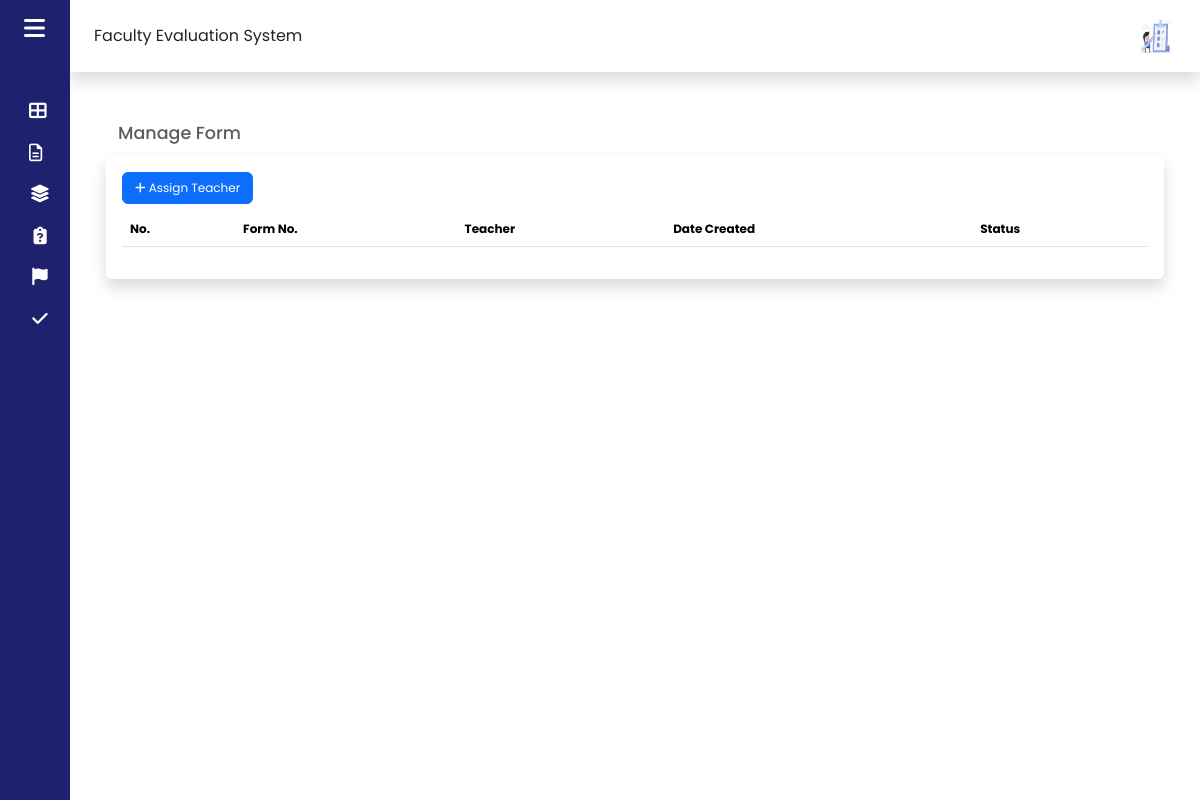
The app's page /guidance/assign.php (signed in), older data.
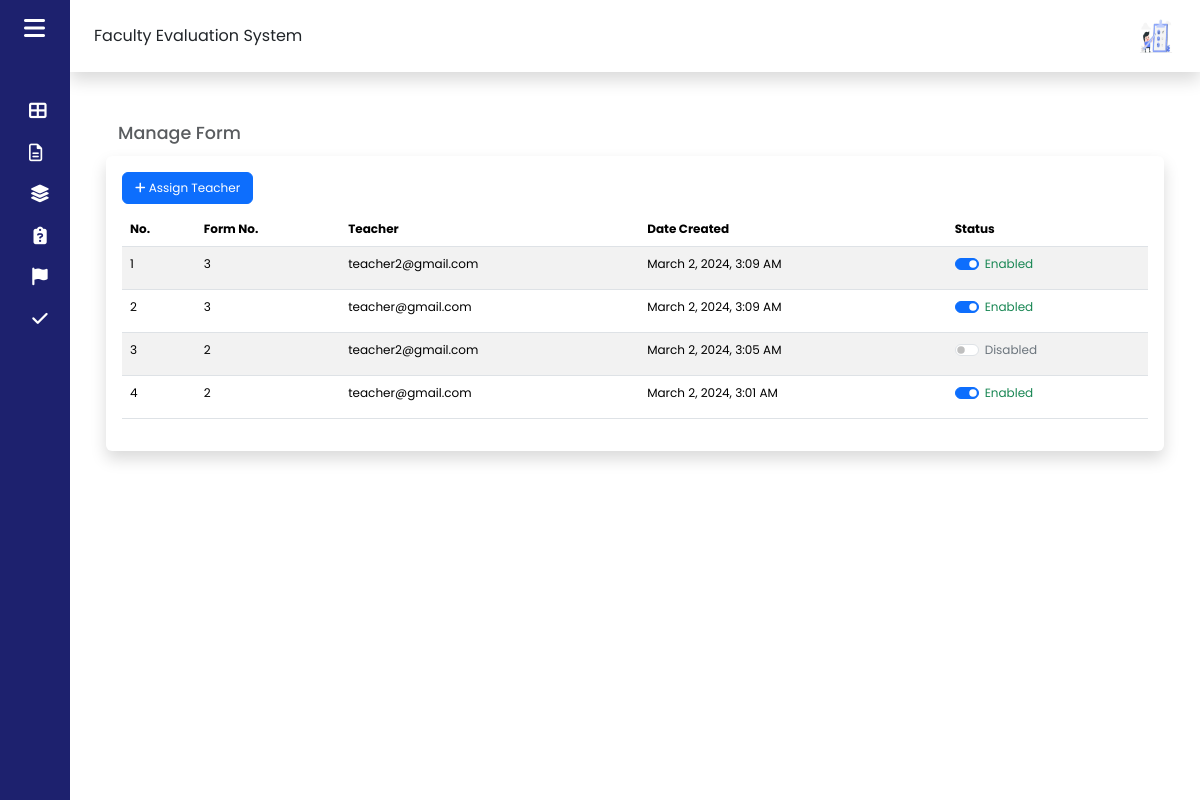
The same page, newer data.
### tables this page shows
CREATE TABLE `tbl_assign` (
  `id` int(11) NOT NULL,
  `instructor_id` int(11) NOT NULL,
  `evaluation_form_id` int(11) NOT NULL,
  `user_id` int(11) NOT NULL,
  `is_active` int(11) NOT NULL DEFAULT 1,
  `date_created` timestamp NOT NULL DEFAULT current_timestamp() ON UPDATE current_timestamp(),
  `date_updated` timestamp NULL DEFAULT NULL
);

CREATE TABLE `tbl_evaluation_form` (
  `id` int(11) NOT NULL,
  `category_id` int(11) NOT NULL,
  `form_no` varchar(50) NOT NULL,
  `form_description` varchar(255) NOT NULL,
  `user_id` int(11) NOT NULL,
  `is_active` int(11) NOT NULL DEFAULT 1,
  `created_at` timestamp NULL DEFAULT NULL,
  `updated_at` timestamp NULL DEFAULT NULL
);

CREATE TABLE `user` (
  `id` int(11) NOT NULL,
  `user-id` varchar(50) NOT NULL,
  `email` varchar(50) NOT NULL,
  `password` varchar(20) NOT NULL,
  `type` varchar(15) NOT NULL,
  `department` int(11) NOT NULL,
  `date_created` date DEFAULT NULL,
  `date_updated` date DEFAULT NULL
);

### guidance/assign.php (the view, shortened to what this page needs)
<?php
    include "../connect.php";
?>
<!DOCTYPE html>
<html lang="en">
<head>
    <link href="https://cdn.jsdelivr.net/npm/bootstrap@5.3.2/dist/css/bootstrap.min.css" rel="stylesheet"
>
    <link rel="stylesheet" type="text/css" href="https://cdn.datatables.net/1.11.5/css/dataTables.bootstrap5.min.css">
    <link rel="stylesheet" href="../admin/css/dashboard.css">
    <link rel="stylesheet" href="https://cdn.datatables.net/2.0.1/css/dataTables.bootstrap5.css">
    <link rel="stylesheet" href="https://cdn.datatables.net/2.0.1/css/dataTables.bootstrap5.min.css">
</head>
<body>
    <div class="wrapper">
    <aside id="sidebar">
            <div class="d-flex">
                <button class="toggle-btn" type="button">
                    <i class="fa-solid fa-bars"></i>
                </button>
            </div>
            <ul class="sidebar-nav">
                <li class="sidebar-item ">
                    <a href="dashboard.php" class="sidebar-link">
                        <i class="fa-solid fa-table-cells-large"></i>
                    </a>
                </li>
                <li class="sidebar-item">
                    <a href="form.php" class="sidebar-link">
                        <i class="fa-regular fa-file-lines"></i>
                    </a>
                </li>
                <li class="sidebar-item">
                    <a href="category.php" class="sidebar-link">
                        <i class="fa-solid fa-layer-group fa-fw"></i>
                    </a>
                </li>
                <li class="sidebar-item">
                    <a href="question.php" class="sidebar-link">
                        <i class="fa-solid fa-clipboard-question fa-fw"></i>
                    </a>
                </li>
                <li class="sidebar-item">
                    <a href="report.php" class="sidebar-link">
                        <i class="fa-solid fa-flag fa-fw"></i>
                    </a>
                </li>
                <li class="sidebar-item">
                    <a href="assign.php" class="sidebar-link">
                        <i class="fa-solid fa-check fa-fw"></i>
                    </a>
                </li>
            </ul>
            <div class="sidebar-footer">
                <a href="../logout.php" class="sidebar-link">
                </a>
            </div>
        </aside>
        <div class="main">
            <nav class="navbar navbar-expand px-4 py-3 shadow p-3 mb-5 bg-body roundedsticky-top">
                <div class="navbar-collapse">
                    <label for="">Faculty Evaluation System</label>
                </div>
                <div class="navbar-collapse collapse">
                    <ul class="navbar-nav ms-auto">
                        <li class="nav-item dropdown">
                            <a href="#" data-bs-toggle="dropdown" class="nav-icon pe-md-0">
                                <img src="../img/cartoon-man-leaving-review.jpg" class="avatar img-fluid" alt="">
                            </a>
                        </li>
                    </ul>
                </div>
            </nav>
                <h5>
                <small class="text-muted p-5">Manage Form</small>
                </h5>
                <div id="page-content" class="col-md-12 px-5 py-1">
    <div class="row">
        <div class="shadow p-3 mb-5 bg-body rounded">
        <button type="button" class="btn btn-primary mx-auto" style="font-size: 12px !important;" data-bs-toggle="modal" data-bs-target="#staticBackdrop">
    <i class="fa-solid fa-plus"></i> Assign Teacher
</button>
<div class="table-responsive">
    <table id="example" class="table table-striped" style="width:100%; font-size: 12px !important;">
        <thead>
            <tr>
                <th>No.</th>
                <th>Form No.</th>
                <th>Teacher</th>
                <th>Date Created</th>
                 <th>Status</th>
            </tr>
        </thead>
        <tbody>
            <?php
            $sqlquery = mysqli_query($con, "SELECT * FROM tbl_assign ORDER BY id DESC;");
            $i = 1;
            while ($rows = mysqli_fetch_array($sqlquery)) {
            ?>
            <tr>
                <td><?php echo $i++; ?></td>
                <td>
                    <?php
                    $formID = $rows['evaluation_form_id'];
                    $formQuery = mysqli_query($con, "SELECT form_no FROM tbl_evaluation_form WHERE id = $formID");
                    $formRow = mysqli_fetch_assoc($formQuery);
                    echo $formRow['form_no'];
                    ?>
                </td>
                <td>
                    <?php
                    $teacherID = $rows['instructor_id'];
                    $teacherQuery = mysqli_query($con, "SELECT email FROM user WHERE id = $teacherID");
                    $teacherRow = mysqli_fetch_assoc($teacherQuery);
                    echo $teacherRow['email'];
                    ?>
                </td>
                <td><?php echo date('F j, Y, g:i A', strtotime($rows['date_created'])); ?></td>
                <td>
                <div class="form-check form-switch">
                    <input class="form-check-input enable-toggle" type="checkbox" data-enable-id="<?php echo $rows['id']; ?>" <?php echo ($rows['is_active'] == 1) ? 'checked' : ''; ?>>
                    <label class="form-check-label <?php echo ($rows['is_active'] == 1) ? 'text-success' : 'text-secondary'; ?>">
                        <?php echo ($rows['is_active'] == 1) ? 'Enabled' : 'Disabled'; ?>
                    </label>
                </div>
                </td>
            </tr>
            <?php
            }
            ?>
        </tbody>
    </table>
</div>
        </div>
    </div>
</div>
</body>
</html>

### admin/css/dashboard.css (style rules this page uses)
a { text-decoration: none; }
li { list-style: none; }
body { font-family: 'Poppins', sans-serif; }
.wrapper { display: flex; }
.main { display: flex; flex-direction: column; min-height: 100vh; width: 100%; overflow: hidden; transition: all 0.35s ease-in-out; background-color: #fff; min-width: 0; }
#sidebar { width: 70px; min-width: 70px; z-index: 1000; transition: all .25s ease-in-out; background-color: #1d216e !important; display: flex; flex-direction: column; }
.toggle-btn { background-color: transparent; cursor: pointer; border: 0; padding: 1rem 1.5rem; }
.toggle-btn i { font-size: 1.5rem; color: #FFF; }
.sidebar-nav { padding: 2rem 0; flex: 1 1 auto; }
a.sidebar-link { padding: .625rem 1.625rem; color: #FFF; display: block; font-size: 0.9rem; white-space: nowrap; border-left: 3px solid transparent; }
.sidebar-link i, .dropdown-item i { font-size: 1.1rem; margin-right: .75rem; }
.sidebar-item { position: relative; }
.navbar { background-color: #ffffff; box-shadow: 0 0 2rem 0 rgba(33, 37, 41, .1); }
.navbar-expand .navbar-collapse { min-width: 200px; }
.avatar { height: 40px; width: 40px; }

Row changes from the older to the newer data that the page shows:
added tbl_assign: evaluation_form.form_no "3", user.email "teacher2@gmail.com", date_created "March 2, 2024, 3:09 AM", is_active "☑", shows "Enabled"
added tbl_assign: evaluation_form.form_no "3", user.email "teacher@gmail.com", date_created "March 2, 2024, 3:09 AM", is_active "☑", shows "Enabled"
added tbl_assign: evaluation_form.form_no "2", user.email "teacher2@gmail.com", date_created "March 2, 2024, 3:05 AM", shows "Disabled"
added tbl_assign: evaluation_form.form_no "2", user.email "teacher@gmail.com", date_created "March 2, 2024, 3:01 AM", is_active "☑", shows "Enabled"
